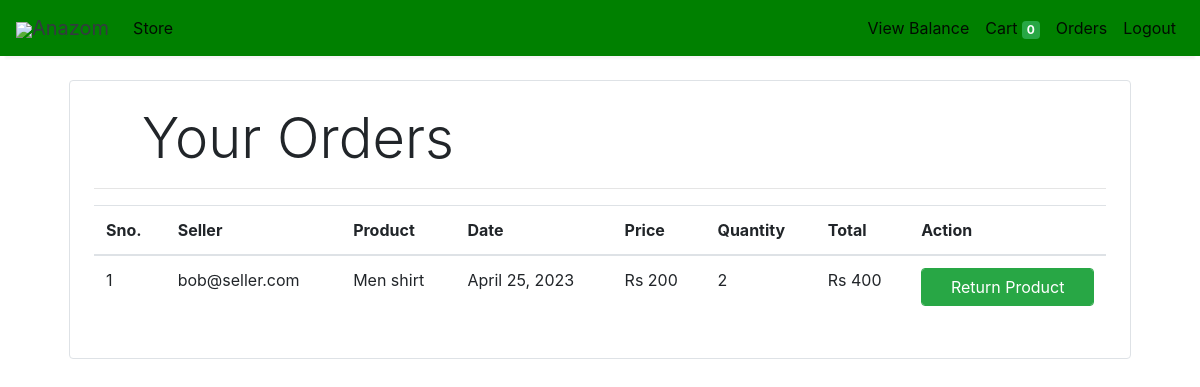
Page /orders (signed in) on the committed database.
### store/models/orders.py (models this page shows, shortened)
class Order(models.Model):
    product = models.ForeignKey(Products,
                                on_delete=models.CASCADE)
    customer = models.ForeignKey(Customer,
                                 on_delete=models.CASCADE)
    quantity = models.IntegerField(default=1)
    price = models.IntegerField()
    address = models.CharField (max_length=50, default='', blank=True)
    phone = models.CharField (max_length=50, default='', blank=True)
    date = models.DateField (default=datetime.datetime.today)
    status = models.BooleanField (default=False)
    seller = models.EmailField()
    @staticmethod
    def get_orders_by_customer(customer_id):
        return Order.objects.filter(customer=customer_id).order_by('-date')

### store/models/product.py (models this page shows, shortened)
class Products(models.Model):
    name = models.CharField(max_length=60)
    price= models.IntegerField(default=0)
    category= models.ForeignKey(Category,on_delete=models.CASCADE,default=1 )
    description= models.CharField(max_length=250, default='', blank=True, null= True)
    image= models.ImageField(upload_to='uploads/products/')
    seller = models.EmailField()
    quantity = models.IntegerField(default=0)

### store/middlewares/auth.py (the view)
    def middleware(request):
        print(request.session.get('customer'))
        returnUrl = request.META['PATH_INFO']
        print(request.META['PATH_INFO'])
        if not request.session.get('customer'):
           return redirect(f'login?return_url={returnUrl}')
        response = get_response(request)
        return response

### store/templatetags/custom_filter.py (called while the page is built)
@register.filter(name='currency')
def currency(number):
    return "Rs "+str(number)

@register.filter(name='multiply')
def multiply(number , number1):
    return number * number1

### store/views/orders.py (called while the page is built)
    @cache_control(no_cache=True, must_revalidate=True, no_store=True)
    def get(self , request ):
        if (request.session.get('customer')):
            customer = request.session.get('customer')
            user = Customer.objects.get(id= customer)
            if (user.userType == 'buyer'):
                orders = Order.get_orders_by_customer(customer)
                print(orders)
                return render(request , 'orders.html'  , {'orders' : orders})
            elif (user.userType == 'seller'):
                orders = Order.objects.filter(seller=user.email).order_by('-date')
                return render(request , 'sellerOrder.html'  , {'orders' : orders})
            elif (user.userType == 'admin'):
                pass
        else:
            return redirect('login')

### store/templates/orders.html (shortened to what this page needs)
{% extends 'base.html' %}
{% block content %}
{% load cart %}
{% load custom_filter %}
<div class="container">
   <div class="border rounded p-4 m-4">
        <p class="display-4 pl-4 ml-4">Your Orders</p>
        <hr>
        <table class="table">
            <thead>
                <tr>
                    <th>Sno.</th>
                    <th>Seller</th>
                    <th>Product</th>
                    <th>Date</th>
                    <th>Price</th>
                    <th>Quantity</th>
                    <th>Total</th>
                    <th>Action</th>
                </tr>
            </thead>
            <tbody>
                {% for order in orders %}
                <tr>
                    <td>{{forloop.counter}}</td>
                    <td>{{order.seller}}</td>
                    <td>{{order.product.name}}</td>
                    <td>{{order.date}}</td>
                    <td>{{order.price|currency}}</td>
                    <td>{{order.quantity}}</td>
                    <td>{{order.quantity|multiply:order.price|currency}}</td>
                    <td>
                        <form action="/orders" method="POST" class="btn-block">
                            <input type="submit" class="float-right btn btn-success form-control"
                                value="Return Product">
                        </form>
                    </td>
                </tr>
                {% endfor %}
            </tbody>
        </table>
   </div>
</div>
{% endblock %}

### rows in the picture
Order: seller "bob@seller.com", product.name "Men shirt", date "April 25, 2023", price "Rs 200", quantity "2", quantity|multiply "Rs 400"

### other values in the picture
{{ request.session.cart.keys|length }} "0"
